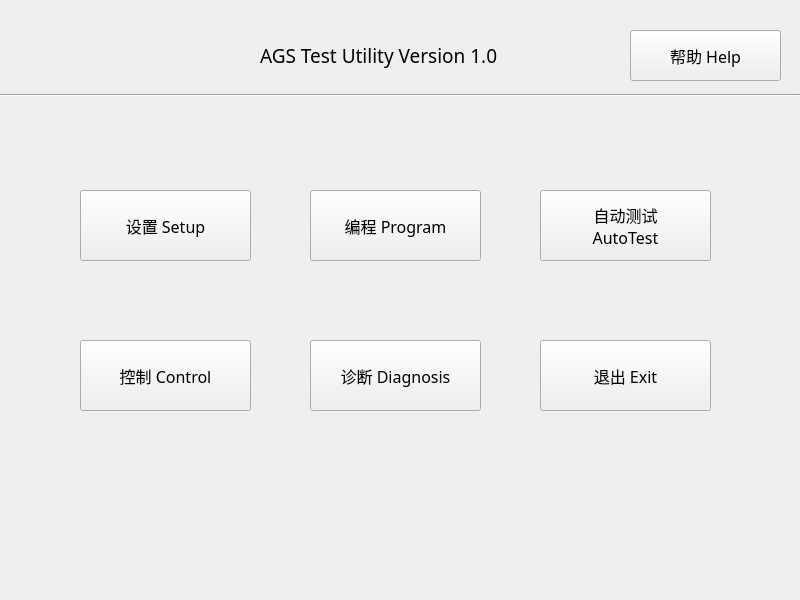
<?xml version="1.0" encoding="UTF-8"?>
<ui version="4.0">
 <class>mainFrameWindow</class>
 <widget class="QMainWindow" name="mainFrameWindow">
  <property name="windowModality">
   <enum>Qt::NonModal</enum>
  </property>
  <property name="geometry">
   <rect>
    <x>0</x>
    <y>0</y>
    <width>800</width>
    <height>600</height>
   </rect>
  </property>
  <property name="minimumSize">
   <size>
    <width>800</width>
    <height>600</height>
   </size>
  </property>
  <property name="maximumSize">
   <size>
    <width>800</width>
    <height>600</height>
   </size>
  </property>
  <property name="windowTitle">
   <string>Test tool</string>
  </property>
  <widget class="QWidget" name="centralWidget">
   <widget class="QPushButton" name="btnSetup">
    <property name="geometry">
     <rect>
      <x>80</x>
      <y>190</y>
      <width>171</width>
      <height>71</height>
     </rect>
    </property>
    <property name="font">
     <font>
      <family>宋体</family>
      <pointsize>12</pointsize>
      <weight>50</weight>
      <bold>false</bold>
     </font>
    </property>
    <property name="text">
     <string>设置 Setup</string>
    </property>
    <property name="flat">
     <bool>false</bool>
    </property>
   </widget>
   <widget class="QPushButton" name="btnProgram">
    <property name="geometry">
     <rect>
      <x>310</x>
      <y>190</y>
      <width>171</width>
      <height>71</height>
     </rect>
    </property>
    <property name="font">
     <font>
      <family>宋体</family>
      <pointsize>12</pointsize>
      <weight>50</weight>
      <bold>false</bold>
     </font>
    </property>
    <property name="text">
     <string>编程 Program</string>
    </property>
   </widget>
   <widget class="QPushButton" name="btnAutotest">
    <property name="geometry">
     <rect>
      <x>540</x>
      <y>190</y>
      <width>171</width>
      <height>71</height>
     </rect>
    </property>
    <property name="font">
     <font>
      <family>宋体</family>
      <pointsize>12</pointsize>
      <weight>50</weight>
      <bold>false</bold>
     </font>
    </property>
    <property name="text">
     <string>自动测试
AutoTest</string>
    </property>
   </widget>
   <widget class="QPushButton" name="btnControl">
    <property name="geometry">
     <rect>
      <x>80</x>
      <y>340</y>
      <width>171</width>
      <height>71</height>
     </rect>
    </property>
    <property name="font">
     <font>
      <family>宋体</family>
      <pointsize>12</pointsize>
      <weight>50</weight>
      <bold>false</bold>
     </font>
    </property>
    <property name="text">
     <string>控制 Control</string>
    </property>
   </widget>
   <widget class="QPushButton" name="btnDiagnosis">
    <property name="geometry">
     <rect>
      <x>310</x>
      <y>340</y>
      <width>171</width>
      <height>71</height>
     </rect>
    </property>
    <property name="font">
     <font>
      <family>宋体</family>
      <pointsize>12</pointsize>
      <weight>50</weight>
      <bold>false</bold>
     </font>
    </property>
    <property name="text">
     <string>诊断 Diagnosis</string>
    </property>
   </widget>
   <widget class="QPushButton" name="btnExit">
    <property name="geometry">
     <rect>
      <x>540</x>
      <y>340</y>
      <width>171</width>
      <height>71</height>
     </rect>
    </property>
    <property name="font">
     <font>
      <family>宋体</family>
      <pointsize>12</pointsize>
      <weight>50</weight>
      <bold>false</bold>
     </font>
    </property>
    <property name="text">
     <string>退出 Exit</string>
    </property>
   </widget>
   <widget class="QPushButton" name="btnHelp">
    <property name="geometry">
     <rect>
      <x>630</x>
      <y>30</y>
      <width>151</width>
      <height>51</height>
     </rect>
    </property>
    <property name="font">
     <font>
      <family>宋体</family>
      <pointsize>12</pointsize>
      <weight>50</weight>
      <bold>false</bold>
     </font>
    </property>
    <property name="text">
     <string>帮助 Help</string>
    </property>
   </widget>
   <widget class="QLabel" name="label">
    <property name="geometry">
     <rect>
      <x>260</x>
      <y>30</y>
      <width>351</width>
      <height>51</height>
     </rect>
    </property>
    <property name="font">
     <font>
      <family>宋体</family>
      <pointsize>14</pointsize>
     </font>
    </property>
    <property name="frameShape">
     <enum>QFrame::NoFrame</enum>
    </property>
    <property name="frameShadow">
     <enum>QFrame::Plain</enum>
    </property>
    <property name="text">
     <string>AGS Test Utility Version 1.0</string>
    </property>
   </widget>
   <widget class="Line" name="line">
    <property name="geometry">
     <rect>
      <x>0</x>
      <y>90</y>
      <width>800</width>
      <height>10</height>
     </rect>
    </property>
    <property name="lineWidth">
     <number>1</number>
    </property>
    <property name="orientation">
     <enum>Qt::Horizontal</enum>
    </property>
   </widget>
   <widget class="QLabel" name="labelLogo">
    <property name="geometry">
     <rect>
      <x>20</x>
      <y>20</y>
      <width>211</width>
      <height>61</height>
     </rect>
    </property>
    <property name="font">
     <font>
      <family>宋体</family>
      <pointsize>14</pointsize>
     </font>
    </property>
    <property name="frameShape">
     <enum>QFrame::NoFrame</enum>
    </property>
    <property name="frameShadow">
     <enum>QFrame::Plain</enum>
    </property>
    <property name="text">
     <string/>
    </property>
    <property name="pixmap">
     <pixmap resource="../resources/allFrames.qrc">:/mainFrame/CompLogo.png</pixmap>
    </property>
    <property name="scaledContents">
     <bool>true</bool>
    </property>
   </widget>
  </widget>
 </widget>
 <layoutdefault spacing="6" margin="11"/>
 <tabstops>
  <tabstop>btnSetup</tabstop>
  <tabstop>btnProgram</tabstop>
  <tabstop>btnAutotest</tabstop>
  <tabstop>btnControl</tabstop>
  <tabstop>btnDiagnosis</tabstop>
  <tabstop>btnExit</tabstop>
  <tabstop>btnHelp</tabstop>
 </tabstops>
 <resources>
  <include location="../resources/allFrames.qrc"/>
 </resources>
 <connections>
  <connection>
   <sender>btnExit</sender>
   <signal>clicked()</signal>
   <receiver>mainFrameWindow</receiver>
   <slot>close()</slot>
   <hints>
    <hint type="sourcelabel">
     <x>565</x>
     <y>402</y>
    </hint>
    <hint type="destinationlabel">
     <x>609</x>
     <y>308</y>
    </hint>
   </hints>
  </connection>
  <connection>
   <sender>btnSetup</sender>
   <signal>clicked()</signal>
   <receiver>mainFrameWindow</receiver>
   <slot>showSetupFrame()</slot>
   <hints>
    <hint type="sourcelabel">
     <x>157</x>
     <y>239</y>
    </hint>
    <hint type="destinationlabel">
     <x>167</x>
     <y>136</y>
    </hint>
   </hints>
  </connection>
  <connection>
   <sender>btnProgram</sender>
   <signal>clicked()</signal>
   <receiver>mainFrameWindow</receiver>
   <slot>showProgramFrame()</slot>
   <hints>
    <hint type="sourcelabel">
     <x>349</x>
     <y>196</y>
    </hint>
    <hint type="destinationlabel">
     <x>369</x>
     <y>134</y>
    </hint>
   </hints>
  </connection>
  <connection>
   <sender>btnControl</sender>
   <signal>clicked()</signal>
   <receiver>mainFrameWindow</receiver>
   <slot>showControlFrame()</slot>
   <hints>
    <hint type="sourcelabel">
     <x>123</x>
     <y>352</y>
    </hint>
    <hint type="destinationlabel">
     <x>149</x>
     <y>307</y>
    </hint>
   </hints>
  </connection>
  <connection>
   <sender>btnDiagnosis</sender>
   <signal>clicked()</signal>
   <receiver>mainFrameWindow</receiver>
   <slot>showDiagnosisFrame()</slot>
   <hints>
    <hint type="sourcelabel">
     <x>349</x>
     <y>340</y>
    </hint>
    <hint type="destinationlabel">
     <x>356</x>
     <y>307</y>
    </hint>
   </hints>
  </connection>
  <connection>
   <sender>btnAutotest</sender>
   <signal>clicked()</signal>
   <receiver>mainFrameWindow</receiver>
   <slot>showAutoTestFrame()</slot>
   <hints>
    <hint type="sourcelabel">
     <x>552</x>
     <y>192</y>
    </hint>
    <hint type="destinationlabel">
     <x>566</x>
     <y>141</y>
    </hint>
   </hints>
  </connection>
 </connections>
 <slots>
  <slot>showSetupFrame()</slot>
  <slot>showProgramFrame()</slot>
  <slot>showControlFrame()</slot>
  <slot>showDiagnosisFrame()</slot>
  <slot>showAutoTestFrame()</slot>
 </slots>
</ui>
